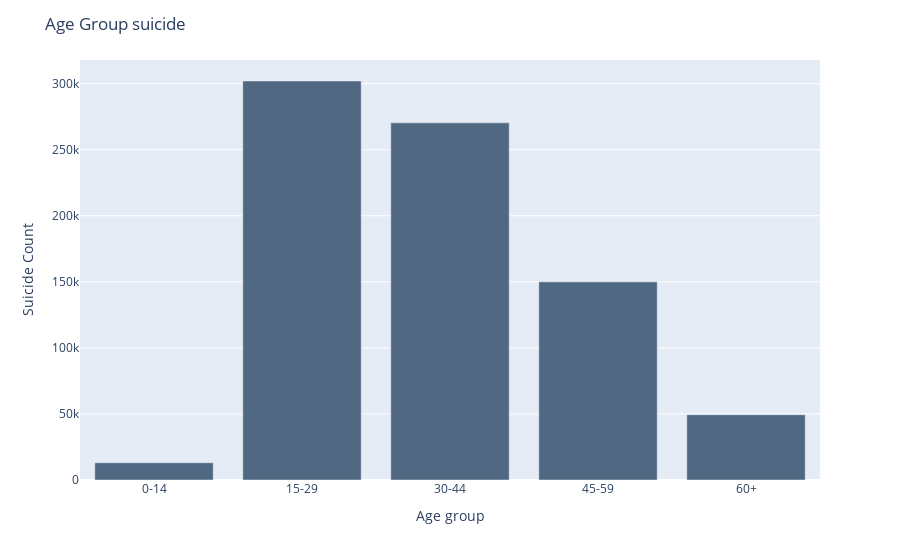

This figure's notebook cell:
### Markdown cell above
# **Age-group wise suicide comparison using bar graph plot**

### Code cell
fig = px.bar(data_new,
    x = data_new['Age_group'].unique(),
    y = data_new.groupby('Age_group').sum()['Total'],
    color_discrete_sequence=["#516882"],
)

fig.update_layout(
    title="Age Group suicide",
    xaxis_title="Age group",
    yaxis_title="Suicide Count",
)

fig.show()

### Figure 1 — Plotly figure (JSON) as saved in the notebook; plotly's stock layout.template omitted (floating-point values rounded to 4 significant figures)
{"data": [{"alignmentgroup": "True", "hovertemplate": "x=%{x}<br>y=%{y}<extra></extra>", "legendgroup": "", "marker": {"color": "#516882"}, "name": "", "offsetgroup": "", "orientation": "v", "showlegend": false, "textposition": "auto", "type": "bar", "x": ["0-14", "15-29", "30-44", "45-59", "60+"], "xaxis": "x", "y": [13043, 301990, 270300, 149965, 49404], "yaxis": "y"}], "layout": {"barmode": "relative", "legend": {"tracegroupgap": 0}, "margin": {"t": 60}, "title": {"text": "Age Group suicide"}, "xaxis": {"anchor": "y", "domain": [0, 1], "title": {"text": "Age group"}}, "yaxis": {"anchor": "x", "domain": [0, 1], "title": {"text": "Suicide Count"}}}}
